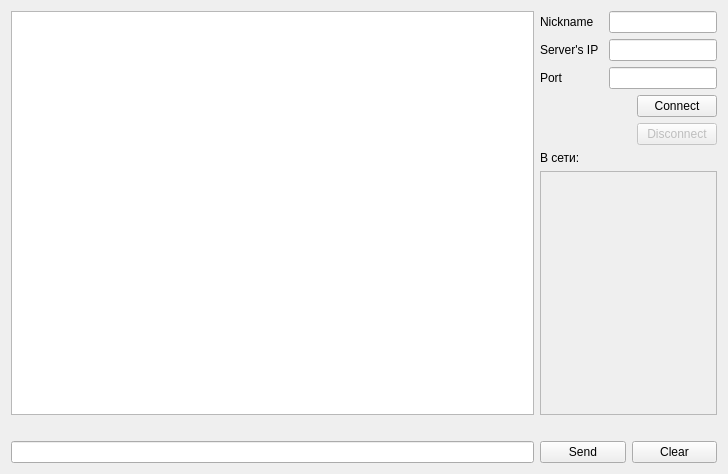
<?xml version="1.0" encoding="UTF-8"?>
<ui version="4.0">
 <class>MainWindow</class>
 <widget class="QMainWindow" name="MainWindow">
  <property name="geometry">
   <rect>
    <x>0</x>
    <y>0</y>
    <width>728</width>
    <height>474</height>
   </rect>
  </property>
  <property name="windowTitle">
   <string>Chat client</string>
  </property>
  <widget class="QWidget" name="centralWidget">
   <layout class="QGridLayout" name="gridLayout">
    <item row="6" column="1" colspan="2">
     <widget class="QScrollArea" name="scrollArea">
      <property name="sizePolicy">
       <sizepolicy hsizetype="Minimum" vsizetype="Expanding">
        <horstretch>0</horstretch>
        <verstretch>0</verstretch>
       </sizepolicy>
      </property>
      <property name="widgetResizable">
       <bool>true</bool>
      </property>
      <widget class="QWidget" name="scrollAreaWidgetContents">
       <property name="geometry">
        <rect>
         <x>0</x>
         <y>0</y>
         <width>219</width>
         <height>214</height>
        </rect>
       </property>
      </widget>
     </widget>
    </item>
    <item row="8" column="1" colspan="2">
     <layout class="QHBoxLayout" name="horizontalLayout_2">
      <item>
       <widget class="QPushButton" name="pushButton_2">
        <property name="text">
         <string>Send</string>
        </property>
       </widget>
      </item>
      <item>
       <widget class="QPushButton" name="pushButton_3">
        <property name="text">
         <string>Clear</string>
        </property>
       </widget>
      </item>
     </layout>
    </item>
    <item row="0" column="1" colspan="2">
     <layout class="QHBoxLayout" name="horizontalLayout">
      <item>
       <widget class="QLabel" name="label">
        <property name="text">
         <string>Nickname</string>
        </property>
       </widget>
      </item>
      <item>
       <widget class="QLineEdit" name="lineEdit">
        <property name="sizePolicy">
         <sizepolicy hsizetype="Minimum" vsizetype="Fixed">
          <horstretch>0</horstretch>
          <verstretch>0</verstretch>
         </sizepolicy>
        </property>
       </widget>
      </item>
     </layout>
    </item>
    <item row="1" column="1" colspan="2">
     <layout class="QHBoxLayout" name="horizontalLayout_3">
      <item>
       <widget class="QLabel" name="label_2">
        <property name="text">
         <string>Server's IP</string>
        </property>
       </widget>
      </item>
      <item>
       <widget class="QLineEdit" name="lineEdit_2">
        <property name="sizePolicy">
         <sizepolicy hsizetype="Minimum" vsizetype="Fixed">
          <horstretch>0</horstretch>
          <verstretch>0</verstretch>
         </sizepolicy>
        </property>
       </widget>
      </item>
     </layout>
    </item>
    <item row="2" column="1" colspan="2">
     <layout class="QHBoxLayout" name="horizontalLayout_4">
      <item>
       <widget class="QLabel" name="label_3">
        <property name="text">
         <string>Port</string>
        </property>
       </widget>
      </item>
      <item>
       <widget class="QLineEdit" name="lineEdit_3">
        <property name="sizePolicy">
         <sizepolicy hsizetype="Minimum" vsizetype="Fixed">
          <horstretch>0</horstretch>
          <verstretch>0</verstretch>
         </sizepolicy>
        </property>
       </widget>
      </item>
     </layout>
    </item>
    <item row="0" column="0" rowspan="7">
     <widget class="QTextBrowser" name="textBrowser">
      <property name="sizePolicy">
       <sizepolicy hsizetype="Expanding" vsizetype="Expanding">
        <horstretch>0</horstretch>
        <verstretch>0</verstretch>
       </sizepolicy>
      </property>
      <property name="html">
       <string>&lt;!DOCTYPE HTML PUBLIC &quot;-//W3C//DTD HTML 4.0//EN&quot; &quot;http://www.w3.org/TR/REC-html40/strict.dtd&quot;&gt;
&lt;html&gt;&lt;head&gt;&lt;meta name=&quot;qrichtext&quot; content=&quot;1&quot; /&gt;&lt;style type=&quot;text/css&quot;&gt;
p, li { white-space: pre-wrap; }
&lt;/style&gt;&lt;/head&gt;&lt;body style=&quot; font-family:'Ubuntu'; font-size:11pt; font-weight:400; font-style:normal;&quot;&gt;
&lt;p style=&quot;-qt-paragraph-type:empty; margin-top:0px; margin-bottom:0px; margin-left:0px; margin-right:0px; -qt-block-indent:0; text-indent:0px; font-family:'MS Shell Dlg 2'; font-size:8.25pt;&quot;&gt;&lt;br /&gt;&lt;/p&gt;&lt;/body&gt;&lt;/html&gt;</string>
      </property>
     </widget>
    </item>
    <item row="3" column="2">
     <widget class="QPushButton" name="pushButton">
      <property name="text">
       <string>Connect</string>
      </property>
     </widget>
    </item>
    <item row="4" column="1">
     <spacer name="horizontalSpacer">
      <property name="orientation">
       <enum>Qt::Horizontal</enum>
      </property>
      <property name="sizeType">
       <enum>QSizePolicy::Minimum</enum>
      </property>
      <property name="sizeHint" stdset="0">
       <size>
        <width>91</width>
        <height>20</height>
       </size>
      </property>
     </spacer>
    </item>
    <item row="4" column="2">
     <widget class="QPushButton" name="pushButton_4">
      <property name="enabled">
       <bool>false</bool>
      </property>
      <property name="text">
       <string>Disconnect</string>
      </property>
     </widget>
    </item>
    <item row="3" column="1">
     <spacer name="horizontalSpacer_2">
      <property name="orientation">
       <enum>Qt::Horizontal</enum>
      </property>
      <property name="sizeType">
       <enum>QSizePolicy::Minimum</enum>
      </property>
      <property name="sizeHint" stdset="0">
       <size>
        <width>91</width>
        <height>20</height>
       </size>
      </property>
     </spacer>
    </item>
    <item row="8" column="0">
     <widget class="QLineEdit" name="lineEdit_4"/>
    </item>
    <item row="7" column="0">
     <widget class="QLabel" name="label_4">
      <property name="text">
       <string/>
      </property>
     </widget>
    </item>
    <item row="5" column="1">
     <widget class="QLabel" name="label_5">
      <property name="text">
       <string>В сети:</string>
      </property>
     </widget>
    </item>
   </layout>
   <zorder>pushButton</zorder>
   <zorder>pushButton_4</zorder>
   <zorder>textBrowser</zorder>
   <zorder>lineEdit_4</zorder>
   <zorder>label_4</zorder>
   <zorder>scrollArea</zorder>
   <zorder>label_5</zorder>
  </widget>
 </widget>
 <layoutdefault spacing="6" margin="11"/>
 <resources/>
 <connections/>
</ui>
